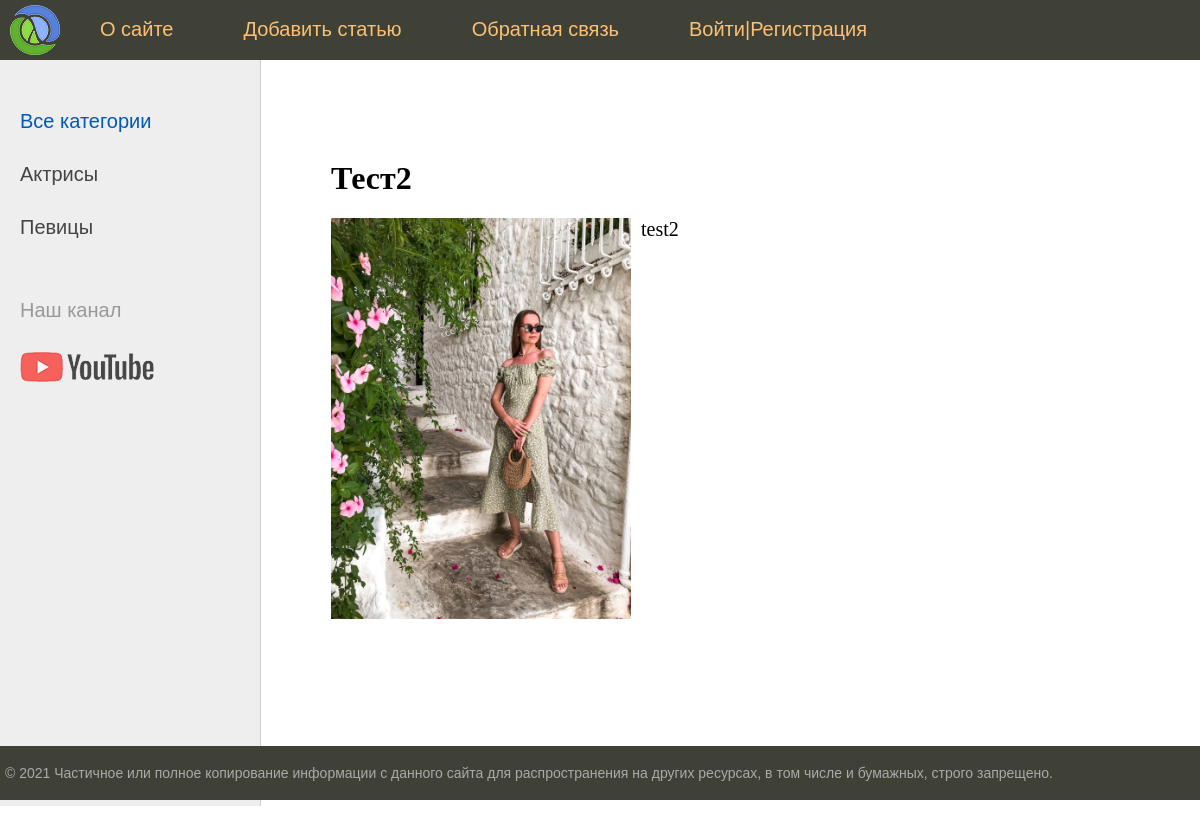
/post/test2, run on the app's committed database.
### women/models.py (models this page shows, shortened)
class Category(models.Model):
    name = models.CharField(max_length=100, db_index=True, verbose_name='Название категории')
    slug = models.SlugField(max_length=255, unique=True, db_index=True, verbose_name='URL')
    class Meta:
        verbose_name = 'Категроии'
        verbose_name_plural = 'Категории'
        ordering = ['name']
    def get_absolute_url(self):
        return reverse('category', kwargs={'post_slug': self.slug})

class Women(models.Model):
    title = models.CharField(max_length=255, verbose_name='Заголовок')
    slug = models.SlugField(max_length=255, unique=True, db_index=True, verbose_name='URL')
    content = models.TextField(blank=True, verbose_name='Текст')
    photo = models.ImageField(upload_to="photos/%Y/%m/%d", verbose_name='Фотографии')
    time_create = models.DateTimeField(auto_now_add=True, verbose_name='Время создания')
    time_update = models.DateTimeField(auto_now=True, verbose_name='Время правки')
    is_published = models.BooleanField(default=True, verbose_name='Публикация')
    cat = models.ForeignKey('Category', on_delete=models.PROTECT, verbose_name='Категория')
    def __str__(self):
        return self.title
    class Meta:
        verbose_name = 'Известные женщины'
        verbose_name_plural = 'Известные женщины'
        ordering = ['-time_create', 'title']

### women/views.py (the view)
# urls.py: path('post/<slug:post_slug>', views.ShowPost.as_view(), name='post'),
class ShowPost(DataMixin, DetailView):
    model = Women
    template_name = 'post.html'
    slug_url_kwarg = 'post_slug'
    context_object_name = 'posts'
    def get_context_data(self, *, object_list=None, **kwargs):
        context = super().get_context_data(**kwargs)
        c_def = self.get_user_context(title=context['posts'])
        return dict(list(context.items())+list(c_def.items()))

### women/templatetags/tags_wis.py (called while the page is built)
@register.inclusion_tag('list_menu.html')
def show_menu():
    menu = [{'title': 'О сайте', 'url_name': 'about'},
            {'title': 'Добавить статью', 'url_name': 'addpage'},
            {'title': 'Обратная связь', 'url_name': 'contact'},
            ]
    return {'menu': menu}

### women/utils.py (called while the page is built)
    def get_user_context(self, **kwargs):
        context = kwargs
        cats = Category.objects.all()
        context['cats'] = cats
        if 'cat_selected' not in context:
            context['cat_selected'] = 0
        return context

### women/templates/post.html
{% extends 'base.html' %}
{% block content %}
<h1>{{posts.title}}</h1>
{% if posts.photo %}
<p><img class="img-article-left" src="{{posts.photo.url}}"></p>
{% endif %}
{{posts.content|linebreaks}}
{% endblock %}

### women/templates/base.html (shortened to what this page needs)
{% load static %}
{% load tags_wis %}
<!DOCTYPE html>
<html>
<head>
	<link type="text/css" href="{% static 'women/css/styles.css' %}" rel="stylesheet" />
</head>
<body>
<table class="table-page" border=0 cellpadding="0" cellspacing="0">
<tr><td valign=top>
{% block mainmenu %}
		<div class="header">
			<ul id="mainmenu" class="mainmenu">
			<li class="logo"><a href="{% url 'home' %}"><div class="logo"></div></a></li>
			{% show_menu %}
			</ul>
		</div>
{% endblock mainmenu %}
<table class="table-content" border=0 cellpadding="0" cellspacing="0">
<tr>
	<td valign="top" class="left-chapters">
	<ul id="leftchapters">
		{% if cat_selected == 0 %}
		<li class="selected">Все категории</li>
		{% else %}
		<li><a href="{% url 'home' %}">Все категории</a></li>
		{% endif %}
{% for c in cats %}
		{% if c.slug == cat_selected %}
		<li class="selected">{{ c.name }}</li>
		{% else %}
		<li><a href="{{ c.get_absolute_url }}">{{c.name}}</a></li>
		{% endif %}
{% endfor %}
		<li class="share">
		<p>Наш канал</p>
		<a class="share-yt" href="https://www.youtube.com/channel/UClJzWfGWuGJL2t-3dYKcHTA/playlists" target="_blank" rel="nofollow"></a>
		</li>
	</ul>
</td>
<td valign="top" class="content">
	<div class="content-text">
{% block content %}
{% endblock %}
	</div>
</td></tr></table>
</td></tr>
<tr><td valign=top>
	<div id="footer">
		<p>&copy; 2021 Частичное или полное копирование информации с данного сайта для распространения на других ресурсах, в том числе и бумажных, строго запрещено.</p>
	</div>
</td></tr></table>
</body>
</html>

### women/static/women/css/styles.css (style rules this page uses)
html, body { font-family: 'Arial'; margin: 0; padding: 0; height: 100%; width: 100%; color: #444; }
a { color: #0059b2; text-decoration: none; }
img { max-width: 600px; height: auto; }
img.img-article-left { max-width: 300px; height: auto; float: left; padding: 0 10px 10px 0; }
.table-page { width: 100%; height: 100%; vertical-align: top; }
.table-page tr { height: 100%; }
.header { background: #3F4137; height: 60px; }
.logo { background: url('../img/logo.png') no-repeat 10px 5px; width: 70px; height: 60px; }
ul.mainmenu { list-style: none; margin: 0; padding: 0; height: 60px; color: #fdc073; font-size: 20px; overflow: hidden; }
ul.mainmenu li { float: left; margin: 18px 40px 0 30px; }
ul.mainmenu li.logo { margin: 0; }
ul.mainmenu li a { color: #fdc073; text-decoration: none; }
.table-content { width: 100%; min-height: 100%; height: 100%; }
.left-chapters { margin: 0; background: #eee; border-right: 1px solid #ccc; min-height: 100%; }
.left-chapters ul { width: 230px; min-height: 100%; margin: 0; padding: 20px 10px 10px 20px; list-style: none; font-size: 20px; }
.left-chapters ul li { margin: 30px 0 0 0; color: #999; }
.left-chapters ul li.selected { color: #0059b2; }
.left-chapters ul li a { color: #444; text-decoration: none; }
.left-chapters ul li.share { margin: 60px 0 0 0; }
.left-chapters ul li.share p { margin: 30px 0 30px 0; }
.left-chapters ul li.share a { display: inline-block; width: 40px; height: 40px; margin: 0 20px 0 0; }
.left-chapters ul li.share a.share-yt { width: 100%; height: 30px; background: url('../img/share_yt.png') no-repeat 0 0 }
.content { padding: 40px 20px 20px 40px; width: 100%; box-sizing: border-box; }
.content-text { margin: 60px 0 0 30px; color: #000; font-size: 20px; font-family: Yandex Sans Display Light; }
.content-text h1 { font-size: 32px; }
#footer { box-sizing: border-box; background: #3F4137; padding: 5px; color: #aaa; font-size: 14px; font-family: Verdana, Geneva, Arial, Helvetica; text-align: left; overflow: hidden; }

### data on the page
Category: name "Актрисы"
Category: name "Певицы"
Women: title "Тест2", photo (picture), content "test2"

### other printed values
{{ m.title }} "О сайте" "Добавить статью" "Обратная связь"
